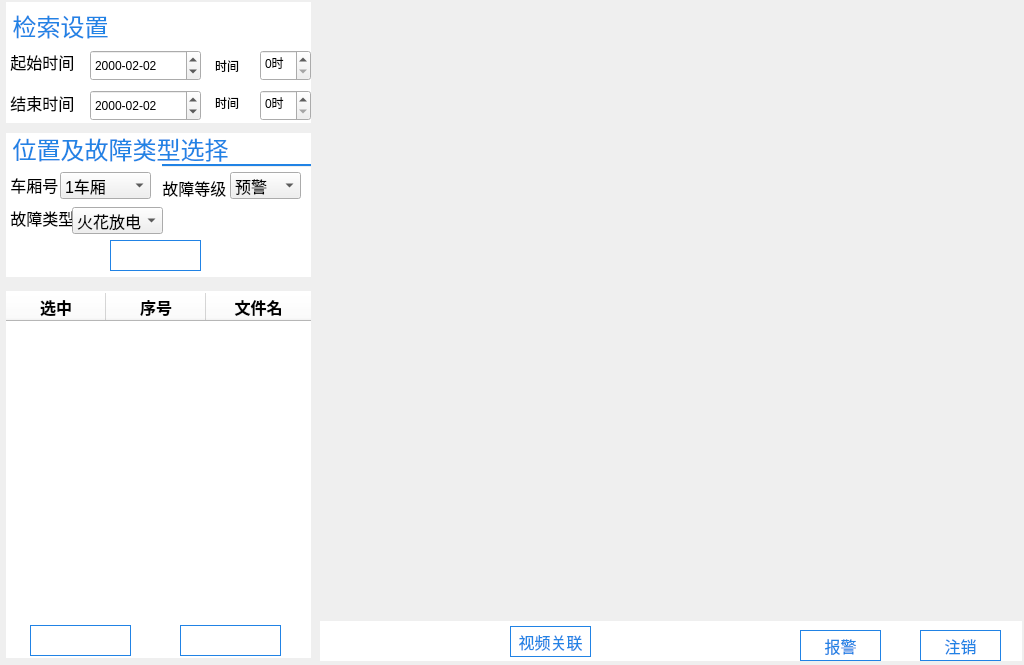
<?xml version="1.0" encoding="UTF-8"?>
<ui version="4.0">
 <class>inteAnalyWidget</class>
 <widget class="QWidget" name="inteAnalyWidget">
  <property name="geometry">
   <rect>
    <x>0</x>
    <y>0</y>
    <width>1024</width>
    <height>665</height>
   </rect>
  </property>
  <property name="windowTitle">
   <string>Form</string>
  </property>
  <widget class="QLabel" name="label_9">
   <property name="geometry">
    <rect>
     <x>6</x>
     <y>246</y>
     <width>305</width>
     <height>31</height>
    </rect>
   </property>
   <property name="font">
    <font>
     <pointsize>15</pointsize>
    </font>
   </property>
   <property name="styleSheet">
    <string notr="true"> #label_9 { 
	color: rgb(33, 131, 229);
    background-color: rgb(255, 255, 255);
  } 
 #label_9 * { 
     background-color:; 
 }</string>
   </property>
   <property name="text">
    <string/>
   </property>
  </widget>
  <widget class="QDateTimeEdit" name="dateTimeEdit_2">
   <property name="geometry">
    <rect>
     <x>90</x>
     <y>90</y>
     <width>194</width>
     <height>27</height>
    </rect>
   </property>
   <property name="locale">
    <locale language="Chinese" country="China"/>
   </property>
   <property name="buttonSymbols">
    <enum>QAbstractSpinBox::PlusMinus</enum>
   </property>
   <property name="dateTime">
    <datetime>
     <hour>0</hour>
     <minute>0</minute>
     <second>0</second>
     <year>2016</year>
     <month>1</month>
     <day>1</day>
    </datetime>
   </property>
  </widget>
  <widget class="Line" name="line_6">
   <property name="geometry">
    <rect>
     <x>6</x>
     <y>164</y>
     <width>305</width>
     <height>2</height>
    </rect>
   </property>
   <property name="styleSheet">
    <string notr="true">border-top: 1px solid  rgb(33, 131, 229); 
background-color: rgb(33, 131, 229); </string>
   </property>
   <property name="orientation">
    <enum>Qt::Horizontal</enum>
   </property>
  </widget>
  <widget class="QLabel" name="label_11">
   <property name="geometry">
    <rect>
     <x>6</x>
     <y>620</y>
     <width>305</width>
     <height>38</height>
    </rect>
   </property>
   <property name="font">
    <font>
     <pointsize>15</pointsize>
    </font>
   </property>
   <property name="styleSheet">
    <string notr="true"> #label_11 { 
    background-color: rgb(255, 255, 255);
  } 
 #label_11 * { 
     background-color:; 
 }</string>
   </property>
   <property name="text">
    <string/>
   </property>
  </widget>
  <widget class="QPushButton" name="pushButton_15">
   <property name="geometry">
    <rect>
     <x>110</x>
     <y>240</y>
     <width>91</width>
     <height>31</height>
    </rect>
   </property>
   <property name="font">
    <font>
     <pointsize>12</pointsize>
    </font>
   </property>
   <property name="styleSheet">
    <string notr="true">color: rgb(255, 255, 255);
background-image: url(:/res/anniubk.png);
border-color: rgb(33, 131, 229);
border-width: 1px;
border-style: solid;</string>
   </property>
   <property name="text">
    <string>查询</string>
   </property>
  </widget>
  <widget class="QComboBox" name="comboBox_4">
   <property name="geometry">
    <rect>
     <x>230</x>
     <y>172</y>
     <width>71</width>
     <height>27</height>
    </rect>
   </property>
   <property name="font">
    <font>
     <pointsize>12</pointsize>
    </font>
   </property>
   <item>
    <property name="text">
     <string>预警</string>
    </property>
   </item>
   <item>
    <property name="text">
     <string>告警</string>
    </property>
   </item>
   <item>
    <property name="text">
     <string>报警</string>
    </property>
   </item>
  </widget>
  <widget class="QPushButton" name="pushButton_32">
   <property name="geometry">
    <rect>
     <x>740</x>
     <y>626</y>
     <width>81</width>
     <height>31</height>
    </rect>
   </property>
   <property name="font">
    <font>
     <pointsize>12</pointsize>
    </font>
   </property>
   <property name="styleSheet">
    <string notr="true">color: rgb(33, 131, 229);
border-color: rgb(33, 131, 229);
border-width: 1px;
border-style: solid;</string>
   </property>
   <property name="text">
    <string>报警</string>
   </property>
  </widget>
  <widget class="QLabel" name="label_3">
   <property name="geometry">
    <rect>
     <x>6</x>
     <y>41</y>
     <width>305</width>
     <height>41</height>
    </rect>
   </property>
   <property name="font">
    <font>
     <pointsize>12</pointsize>
    </font>
   </property>
   <property name="styleSheet">
    <string notr="true"> #label_3 { 
	color: rgb(0, 0, 0);
    background-color: rgb(255, 255, 255);
  } 
 #label_3 * { 
     background-color:; 
 }</string>
   </property>
   <property name="text">
    <string> 起始时间</string>
   </property>
  </widget>
  <widget class="QComboBox" name="comboBox">
   <property name="geometry">
    <rect>
     <x>6</x>
     <y>170</y>
     <width>91</width>
     <height>27</height>
    </rect>
   </property>
   <item>
    <property name="text">
     <string>4号车厢</string>
    </property>
   </item>
   <item>
    <property name="text">
     <string>5号车厢</string>
    </property>
   </item>
  </widget>
  <widget class="QComboBox" name="comboBox_3">
   <property name="geometry">
    <rect>
     <x>60</x>
     <y>172</y>
     <width>91</width>
     <height>27</height>
    </rect>
   </property>
   <property name="font">
    <font>
     <pointsize>12</pointsize>
    </font>
   </property>
   <item>
    <property name="text">
     <string>1车厢</string>
    </property>
   </item>
   <item>
    <property name="text">
     <string>2车厢</string>
    </property>
   </item>
   <item>
    <property name="text">
     <string>3车厢</string>
    </property>
   </item>
   <item>
    <property name="text">
     <string>4车厢</string>
    </property>
   </item>
   <item>
    <property name="text">
     <string>5车厢</string>
    </property>
   </item>
  </widget>
  <widget class="Line" name="line_4">
   <property name="geometry">
    <rect>
     <x>6</x>
     <y>667</y>
     <width>311</width>
     <height>2</height>
    </rect>
   </property>
   <property name="styleSheet">
    <string notr="true">border-top: 1px solid  rgb(33, 131, 229); 
background-color: rgb(33, 131, 229); </string>
   </property>
   <property name="orientation">
    <enum>Qt::Horizontal</enum>
   </property>
  </widget>
  <widget class="QPushButton" name="pushButton_8">
   <property name="geometry">
    <rect>
     <x>30</x>
     <y>625</y>
     <width>101</width>
     <height>31</height>
    </rect>
   </property>
   <property name="font">
    <font>
     <pointsize>12</pointsize>
    </font>
   </property>
   <property name="styleSheet">
    <string notr="true">color: rgb(255, 255, 255);
background-image: url(:/res/anniubk.png);
border-color: rgb(33, 131, 229);
border-width: 1px;
border-style: solid;</string>
   </property>
   <property name="text">
    <string>故障图片下载</string>
   </property>
  </widget>
  <widget class="QLabel" name="label_13">
   <property name="geometry">
    <rect>
     <x>320</x>
     <y>621</y>
     <width>702</width>
     <height>40</height>
    </rect>
   </property>
   <property name="font">
    <font>
     <pointsize>15</pointsize>
    </font>
   </property>
   <property name="styleSheet">
    <string notr="true">background-color: rgb(255, 255, 255);
</string>
   </property>
   <property name="text">
    <string/>
   </property>
  </widget>
  <widget class="QLabel" name="label_6">
   <property name="geometry">
    <rect>
     <x>6</x>
     <y>164</y>
     <width>156</width>
     <height>41</height>
    </rect>
   </property>
   <property name="font">
    <font>
     <pointsize>12</pointsize>
    </font>
   </property>
   <property name="styleSheet">
    <string notr="true"> #label_6 { 
	color: rgb(0, 0, 0);
    background-color: rgb(255, 255, 255);
  } 
 #label_6 * { 
     background-color:; 
 }</string>
   </property>
   <property name="text">
    <string> 车厢号</string>
   </property>
  </widget>
  <widget class="Line" name="line_5">
   <property name="geometry">
    <rect>
     <x>6</x>
     <y>291</y>
     <width>305</width>
     <height>2</height>
    </rect>
   </property>
   <property name="styleSheet">
    <string notr="true">border-top: 1px solid  rgb(33, 131, 229); 
background-color: rgb(33, 131, 229); </string>
   </property>
   <property name="orientation">
    <enum>Qt::Horizontal</enum>
   </property>
  </widget>
  <widget class="QPushButton" name="pushButton_17">
   <property name="geometry">
    <rect>
     <x>680</x>
     <y>620</y>
     <width>41</width>
     <height>41</height>
    </rect>
   </property>
   <property name="text">
    <string/>
   </property>
   <property name="icon">
    <iconset resource="res.qrc">
     <normaloff>:/res/next_nor.png</normaloff>:/res/next_nor.png</iconset>
   </property>
   <property name="iconSize">
    <size>
     <width>41</width>
     <height>41</height>
    </size>
   </property>
   <property name="flat">
    <bool>true</bool>
   </property>
  </widget>
  <widget class="Line" name="line_7">
   <property name="geometry">
    <rect>
     <x>6</x>
     <y>40</y>
     <width>305</width>
     <height>2</height>
    </rect>
   </property>
   <property name="styleSheet">
    <string notr="true">border-top: 1px solid  rgb(33, 131, 229); 
background-color: rgb(33, 131, 229); </string>
   </property>
   <property name="orientation">
    <enum>Qt::Horizontal</enum>
   </property>
  </widget>
  <widget class="QComboBox" name="comboBox_5">
   <property name="geometry">
    <rect>
     <x>72</x>
     <y>207</y>
     <width>91</width>
     <height>27</height>
    </rect>
   </property>
   <property name="font">
    <font>
     <pointsize>12</pointsize>
    </font>
   </property>
   <item>
    <property name="text">
     <string>火花放电</string>
    </property>
   </item>
   <item>
    <property name="text">
     <string>火花频率较高</string>
    </property>
   </item>
   <item>
    <property name="text">
     <string>火花较大</string>
    </property>
   </item>
   <item>
    <property name="text">
     <string>整体结构异常</string>
    </property>
   </item>
  </widget>
  <widget class="QLabel" name="label_12">
   <property name="geometry">
    <rect>
     <x>320</x>
     <y>7</y>
     <width>700</width>
     <height>606</height>
    </rect>
   </property>
   <property name="styleSheet">
    <string notr="true">color: rgb(255, 255, 255);
background-image: url(:/res/playerbk.png);</string>
   </property>
   <property name="text">
    <string/>
   </property>
  </widget>
  <widget class="QPushButton" name="pushButton_7">
   <property name="geometry">
    <rect>
     <x>6</x>
     <y>207</y>
     <width>91</width>
     <height>31</height>
    </rect>
   </property>
   <property name="styleSheet">
    <string notr="true">color: rgb(255, 255, 255);
background-image: url(:/res/anniubk.png);
border-color: rgb(33, 131, 229);
border-width: 1px;
border-style: solid;</string>
   </property>
   <property name="text">
    <string>查询</string>
   </property>
  </widget>
  <widget class="QPushButton" name="pushButton_16">
   <property name="geometry">
    <rect>
     <x>180</x>
     <y>625</y>
     <width>101</width>
     <height>31</height>
    </rect>
   </property>
   <property name="font">
    <font>
     <pointsize>12</pointsize>
    </font>
   </property>
   <property name="styleSheet">
    <string notr="true">color: rgb(255, 255, 255);
background-image: url(:/res/anniubk.png);
border-color: rgb(33, 131, 229);
border-width: 1px;
border-style: solid;</string>
   </property>
   <property name="text">
    <string>故障参数配置</string>
   </property>
  </widget>
  <widget class="QPushButton" name="pushButton_11">
   <property name="geometry">
    <rect>
     <x>610</x>
     <y>620</y>
     <width>41</width>
     <height>41</height>
    </rect>
   </property>
   <property name="text">
    <string/>
   </property>
   <property name="icon">
    <iconset resource="res.qrc">
     <normaloff>:/res/prev_nor.png</normaloff>:/res/prev_nor.png</iconset>
   </property>
   <property name="iconSize">
    <size>
     <width>41</width>
     <height>41</height>
    </size>
   </property>
   <property name="flat">
    <bool>true</bool>
   </property>
  </widget>
  <widget class="QLabel" name="label_4">
   <property name="geometry">
    <rect>
     <x>6</x>
     <y>82</y>
     <width>305</width>
     <height>41</height>
    </rect>
   </property>
   <property name="font">
    <font>
     <pointsize>12</pointsize>
    </font>
   </property>
   <property name="styleSheet">
    <string notr="true"> #label_4 { 
	color: rgb(0, 0, 0);
    background-color: rgb(255, 255, 255);
  } 
 #label_4 * { 
     background-color:; 
 }</string>
   </property>
   <property name="text">
    <string> 结束时间</string>
   </property>
  </widget>
  <widget class="QPushButton" name="startTimeSetPushButton">
   <property name="geometry">
    <rect>
     <x>275</x>
     <y>52</y>
     <width>21</width>
     <height>21</height>
    </rect>
   </property>
   <property name="styleSheet">
    <string notr="true">border-image: url(:/res/time_set.png);</string>
   </property>
   <property name="text">
    <string/>
   </property>
  </widget>
  <widget class="QLabel" name="label_5">
   <property name="geometry">
    <rect>
     <x>6</x>
     <y>133</y>
     <width>305</width>
     <height>31</height>
    </rect>
   </property>
   <property name="font">
    <font>
     <pointsize>18</pointsize>
    </font>
   </property>
   <property name="styleSheet">
    <string notr="true"> #label_5 { 
	color: rgb(33, 131, 229);
    background-color: rgb(255, 255, 255);
  } 
 #label_5 * { 
     background-color:; 
 }</string>
   </property>
   <property name="text">
    <string> 位置及故障类型选择</string>
   </property>
  </widget>
  <widget class="QLabel" name="label_14">
   <property name="geometry">
    <rect>
     <x>6</x>
     <y>197</y>
     <width>155</width>
     <height>41</height>
    </rect>
   </property>
   <property name="font">
    <font>
     <pointsize>12</pointsize>
    </font>
   </property>
   <property name="styleSheet">
    <string notr="true"> #label_14 { 
	color: rgb(0, 0, 0);
    background-color: rgb(255, 255, 255);
  } 
 #label_14 * { 
     background-color:; 
 }</string>
   </property>
   <property name="text">
    <string> 故障类型</string>
   </property>
  </widget>
  <widget class="QTableWidget" name="recordFileTableWidget">
   <property name="geometry">
    <rect>
     <x>6</x>
     <y>293</y>
     <width>305</width>
     <height>301</height>
    </rect>
   </property>
   <property name="font">
    <font>
     <pointsize>12</pointsize>
    </font>
   </property>
   <property name="styleSheet">
    <string notr="true">border-style: none;
background-color: rgb(255, 255, 255);</string>
   </property>
   <property name="showGrid">
    <bool>false</bool>
   </property>
   <property name="columnCount">
    <number>3</number>
   </property>
   <attribute name="horizontalHeaderCascadingSectionResizes">
    <bool>false</bool>
   </attribute>
   <attribute name="horizontalHeaderDefaultSectionSize">
    <number>100</number>
   </attribute>
   <attribute name="horizontalHeaderShowSortIndicator" stdset="0">
    <bool>false</bool>
   </attribute>
   <attribute name="horizontalHeaderStretchLastSection">
    <bool>true</bool>
   </attribute>
   <attribute name="verticalHeaderVisible">
    <bool>false</bool>
   </attribute>
   <column>
    <property name="text">
     <string>选中</string>
    </property>
    <property name="font">
     <font>
      <pointsize>12</pointsize>
      <weight>75</weight>
      <bold>true</bold>
     </font>
    </property>
    <property name="textAlignment">
     <set>AlignCenter</set>
    </property>
    <property name="background">
     <color>
      <red>220</red>
      <green>220</green>
      <blue>220</blue>
     </color>
    </property>
   </column>
   <column>
    <property name="text">
     <string>序号</string>
    </property>
    <property name="font">
     <font>
      <pointsize>12</pointsize>
      <weight>75</weight>
      <bold>true</bold>
     </font>
    </property>
    <property name="textAlignment">
     <set>AlignCenter</set>
    </property>
    <property name="background">
     <color>
      <red>220</red>
      <green>220</green>
      <blue>220</blue>
     </color>
    </property>
   </column>
   <column>
    <property name="text">
     <string>文件名</string>
    </property>
    <property name="font">
     <font>
      <pointsize>12</pointsize>
      <weight>75</weight>
      <bold>true</bold>
     </font>
    </property>
    <property name="textAlignment">
     <set>AlignCenter</set>
    </property>
    <property name="background">
     <color>
      <red>220</red>
      <green>220</green>
      <blue>220</blue>
     </color>
    </property>
   </column>
  </widget>
  <widget class="QLabel" name="label_8">
   <property name="geometry">
    <rect>
     <x>6</x>
     <y>205</y>
     <width>305</width>
     <height>41</height>
    </rect>
   </property>
   <property name="font">
    <font>
     <pointsize>15</pointsize>
    </font>
   </property>
   <property name="styleSheet">
    <string notr="true"> #label_8 { 
    background-color: rgb(255, 255, 255);
  } 
 #label_8 * { 
     background-color:; 
 }</string>
   </property>
   <property name="text">
    <string/>
   </property>
  </widget>
  <widget class="QLabel" name="label_10">
   <property name="geometry">
    <rect>
     <x>6</x>
     <y>291</y>
     <width>305</width>
     <height>331</height>
    </rect>
   </property>
   <property name="font">
    <font>
     <pointsize>18</pointsize>
    </font>
   </property>
   <property name="styleSheet">
    <string notr="true"> #label_10 { 
    background-color: rgb(255, 255, 255);
  } 
 #label_10 * { 
     background-color:; 
 }</string>
   </property>
   <property name="text">
    <string/>
   </property>
  </widget>
  <widget class="QLabel" name="label_2">
   <property name="geometry">
    <rect>
     <x>6</x>
     <y>2</y>
     <width>305</width>
     <height>46</height>
    </rect>
   </property>
   <property name="font">
    <font>
     <pointsize>18</pointsize>
    </font>
   </property>
   <property name="styleSheet">
    <string notr="true"> #label_2 { 
	color: rgb(33, 131, 229);
    background-color: rgb(255, 255, 255);
  } 
 #label_2 * { 
     background-color:; 
 }</string>
   </property>
   <property name="text">
    <string> 检索设置</string>
   </property>
  </widget>
  <widget class="QLabel" name="label_7">
   <property name="geometry">
    <rect>
     <x>158</x>
     <y>167</y>
     <width>153</width>
     <height>41</height>
    </rect>
   </property>
   <property name="font">
    <font>
     <pointsize>12</pointsize>
    </font>
   </property>
   <property name="styleSheet">
    <string notr="true"> #label_7 { 
	color: rgb(0, 0, 0);
    background-color: rgb(255, 255, 255);
  } 
 #label_7 * { 
     background-color:; 
 }</string>
   </property>
   <property name="text">
    <string> 故障等级</string>
   </property>
  </widget>
  <widget class="QPushButton" name="pushButton_33">
   <property name="geometry">
    <rect>
     <x>510</x>
     <y>626</y>
     <width>81</width>
     <height>31</height>
    </rect>
   </property>
   <property name="font">
    <font>
     <pointsize>12</pointsize>
    </font>
   </property>
   <property name="styleSheet">
    <string notr="true">color: rgb(33, 131, 229);
border-color: rgb(33, 131, 229);
border-width: 1px;
border-style: solid;</string>
   </property>
   <property name="text">
    <string>视频关联</string>
   </property>
  </widget>
  <widget class="QDateEdit" name="EnddateEdit">
   <property name="geometry">
    <rect>
     <x>90</x>
     <y>90</y>
     <width>111</width>
     <height>31</height>
    </rect>
   </property>
   <property name="keyboardTracking">
    <bool>false</bool>
   </property>
   <property name="displayFormat">
    <string>yyyy-MM-dd</string>
   </property>
   <property name="date">
    <date>
     <year>2000</year>
     <month>2</month>
     <day>2</day>
    </date>
   </property>
  </widget>
  <widget class="QTimeEdit" name="StarttimeEdit">
   <property name="geometry">
    <rect>
     <x>260</x>
     <y>50</y>
     <width>51</width>
     <height>31</height>
    </rect>
   </property>
   <property name="displayFormat">
    <string>h时</string>
   </property>
  </widget>
  <widget class="QTimeEdit" name="EndtimeEdit">
   <property name="geometry">
    <rect>
     <x>260</x>
     <y>90</y>
     <width>51</width>
     <height>31</height>
    </rect>
   </property>
   <property name="displayFormat">
    <string>h时</string>
   </property>
  </widget>
  <widget class="QDateEdit" name="StartdateEdit">
   <property name="geometry">
    <rect>
     <x>90</x>
     <y>50</y>
     <width>111</width>
     <height>31</height>
    </rect>
   </property>
   <property name="keyboardTracking">
    <bool>false</bool>
   </property>
   <property name="displayFormat">
    <string>yyyy-MM-dd</string>
   </property>
   <property name="date">
    <date>
     <year>2000</year>
     <month>2</month>
     <day>2</day>
    </date>
   </property>
  </widget>
  <widget class="QLabel" name="label_15">
   <property name="geometry">
    <rect>
     <x>215</x>
     <y>92</y>
     <width>41</width>
     <height>21</height>
    </rect>
   </property>
   <property name="text">
    <string>时间</string>
   </property>
  </widget>
  <widget class="QLabel" name="label">
   <property name="geometry">
    <rect>
     <x>215</x>
     <y>55</y>
     <width>41</width>
     <height>21</height>
    </rect>
   </property>
   <property name="text">
    <string>时间</string>
   </property>
  </widget>
  <widget class="QPushButton" name="alarmPushButton">
   <property name="geometry">
    <rect>
     <x>800</x>
     <y>630</y>
     <width>81</width>
     <height>31</height>
    </rect>
   </property>
   <property name="font">
    <font>
     <pointsize>12</pointsize>
    </font>
   </property>
   <property name="styleSheet">
    <string notr="true">color: rgb(33, 131, 229);
border-color: rgb(33, 131, 229);
border-width: 1px;
border-style: solid;</string>
   </property>
   <property name="text">
    <string>报警</string>
   </property>
  </widget>
  <widget class="QPushButton" name="canselPushButton">
   <property name="geometry">
    <rect>
     <x>920</x>
     <y>630</y>
     <width>81</width>
     <height>31</height>
    </rect>
   </property>
   <property name="font">
    <font>
     <pointsize>12</pointsize>
    </font>
   </property>
   <property name="styleSheet">
    <string notr="true">color: rgb(33, 131, 229);
border-color: rgb(33, 131, 229);
border-width: 1px;
border-style: solid;</string>
   </property>
   <property name="text">
    <string>注销</string>
   </property>
  </widget>
  <zorder>dateTimeEdit_2</zorder>
  <zorder>label_8</zorder>
  <zorder>label_9</zorder>
  <zorder>line_6</zorder>
  <zorder>label_11</zorder>
  <zorder>pushButton_15</zorder>
  <zorder>pushButton_32</zorder>
  <zorder>label_3</zorder>
  <zorder>comboBox</zorder>
  <zorder>line_4</zorder>
  <zorder>label_13</zorder>
  <zorder>label_6</zorder>
  <zorder>line_5</zorder>
  <zorder>pushButton_17</zorder>
  <zorder>line_7</zorder>
  <zorder>label_12</zorder>
  <zorder>pushButton_7</zorder>
  <zorder>pushButton_16</zorder>
  <zorder>pushButton_11</zorder>
  <zorder>label_4</zorder>
  <zorder>startTimeSetPushButton</zorder>
  <zorder>label_5</zorder>
  <zorder>label_14</zorder>
  <zorder>label_10</zorder>
  <zorder>label_2</zorder>
  <zorder>label_7</zorder>
  <zorder>pushButton_33</zorder>
  <zorder>comboBox_4</zorder>
  <zorder>comboBox_5</zorder>
  <zorder>comboBox_3</zorder>
  <zorder>pushButton_8</zorder>
  <zorder>recordFileTableWidget</zorder>
  <zorder>StarttimeEdit</zorder>
  <zorder>EndtimeEdit</zorder>
  <zorder>StartdateEdit</zorder>
  <zorder>EnddateEdit</zorder>
  <zorder>label_15</zorder>
  <zorder>label</zorder>
  <zorder>alarmPushButton</zorder>
  <zorder>canselPushButton</zorder>
 </widget>
 <resources>
  <include location="res.qrc"/>
 </resources>
 <connections/>
</ui>
